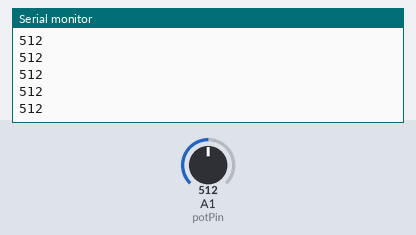
The sketch below on a simulated Arduino Uno, built with avr-gcc and run on an emulated ATmega328P. Shown: the last lines printed to the serial monitor. The test bench sets the inputs (shaded band); at power-on: A1 (potPin) = 512.

Above: at 1.2 s.
1.3 s: A1 (potPin) set to 716
At 2.1 s:
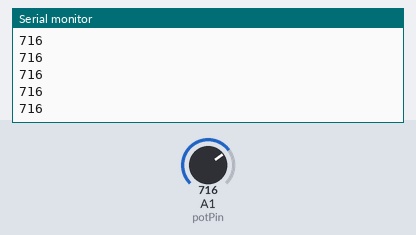
2.8 s: A1 (potPin) set to 900
At 3.4 s:
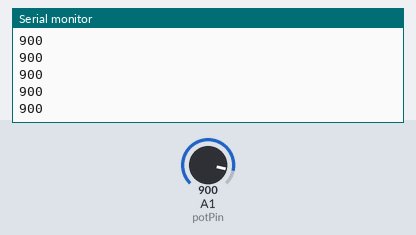
Timing chart, 0 to 5.8 s (numbered marks = the images above; inputs shaded):
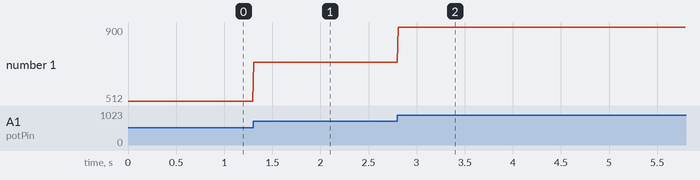

The sketch:

PotPMAssign.ino
```cpp
const int potPin = 1;

void setup() {
  Serial.begin(9600);
  pinMode(potPin, INPUT);
}

void loop() {
  int potValue = analogRead(potPin);
  Serial.println(potValue);
  delay(10);
}
```

Measured:
- after the input at 1.3 s, the serial monitor: prints a new line at once (image 1)
- after the input at 2.8 s, the serial monitor: prints a new line at once (image 2)
- plotted number 1: 512 → 716 after the input at 1.3 s, 716 → 900 after the input at 2.8 s
